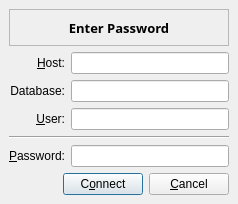
<ui version="4.0" >
 <class>Dialog</class>
 <widget class="QDialog" name="Dialog" >
  <property name="geometry" >
   <rect>
    <x>0</x>
    <y>0</y>
    <width>238</width>
    <height>204</height>
   </rect>
  </property>
  <property name="windowTitle" >
   <string>Connect to Zeugs</string>
  </property>
  <property name="windowIcon" >
   <iconset/>
  </property>
  <layout class="QGridLayout" >
   <property name="margin" >
    <number>9</number>
   </property>
   <property name="spacing" >
    <number>6</number>
   </property>
   <item row="6" column="0" colspan="2" >
    <layout class="QHBoxLayout" >
     <property name="margin" >
      <number>0</number>
     </property>
     <property name="spacing" >
      <number>6</number>
     </property>
     <item>
      <spacer>
       <property name="orientation" >
        <enum>Qt::Horizontal</enum>
       </property>
       <property name="sizeHint" >
        <size>
         <width>40</width>
         <height>20</height>
        </size>
       </property>
      </spacer>
     </item>
     <item>
      <widget class="QPushButton" name="pushButton_connect" >
       <property name="text" >
        <string>C&amp;onnect</string>
       </property>
      </widget>
     </item>
     <item>
      <widget class="QPushButton" name="pushButton_cancel" >
       <property name="text" >
        <string>&amp;Cancel</string>
       </property>
      </widget>
     </item>
    </layout>
   </item>
   <item row="5" column="1" >
    <widget class="QLineEdit" name="lineEdit_pw" >
     <property name="echoMode" >
      <enum>QLineEdit::Password</enum>
     </property>
    </widget>
   </item>
   <item row="5" column="0" >
    <widget class="QLabel" name="label" >
     <property name="text" >
      <string>&amp;Password:</string>
     </property>
     <property name="alignment" >
      <set>Qt::AlignRight|Qt::AlignTrailing|Qt::AlignVCenter</set>
     </property>
     <property name="buddy" >
      <cstring>lineEdit_pw</cstring>
     </property>
    </widget>
   </item>
   <item row="4" column="0" colspan="2" >
    <widget class="Line" name="line" >
     <property name="orientation" >
      <enum>Qt::Horizontal</enum>
     </property>
    </widget>
   </item>
   <item row="3" column="1" >
    <widget class="QLineEdit" name="lineEdit_user" >
     <property name="readOnly" >
      <bool>true</bool>
     </property>
    </widget>
   </item>
   <item row="3" column="0" >
    <widget class="QLabel" name="label_2" >
     <property name="text" >
      <string>&amp;User:</string>
     </property>
     <property name="alignment" >
      <set>Qt::AlignRight|Qt::AlignTrailing|Qt::AlignVCenter</set>
     </property>
     <property name="buddy" >
      <cstring>lineEdit_user</cstring>
     </property>
    </widget>
   </item>
   <item row="2" column="1" >
    <widget class="QLineEdit" name="lineEdit_name" >
     <property name="readOnly" >
      <bool>true</bool>
     </property>
    </widget>
   </item>
   <item row="2" column="0" >
    <widget class="QLabel" name="label_5" >
     <property name="text" >
      <string>Database:</string>
     </property>
     <property name="alignment" >
      <set>Qt::AlignRight|Qt::AlignTrailing|Qt::AlignVCenter</set>
     </property>
     <property name="buddy" >
      <cstring>lineEdit_name</cstring>
     </property>
    </widget>
   </item>
   <item row="1" column="0" >
    <widget class="QLabel" name="label_3" >
     <property name="text" >
      <string>&amp;Host:</string>
     </property>
     <property name="alignment" >
      <set>Qt::AlignRight|Qt::AlignTrailing|Qt::AlignVCenter</set>
     </property>
     <property name="buddy" >
      <cstring>lineEdit_host</cstring>
     </property>
    </widget>
   </item>
   <item row="1" column="1" >
    <widget class="QLineEdit" name="lineEdit_host" >
     <property name="readOnly" >
      <bool>true</bool>
     </property>
    </widget>
   </item>
   <item row="0" column="0" colspan="2" >
    <widget class="QLabel" name="label_4" >
     <property name="font" >
      <font>
       <family>Sans Serif</family>
       <pointsize>10</pointsize>
       <weight>75</weight>
       <bold>true</bold>
       <underline>false</underline>
      </font>
     </property>
     <property name="frameShape" >
      <enum>QFrame::StyledPanel</enum>
     </property>
     <property name="frameShadow" >
      <enum>QFrame::Raised</enum>
     </property>
     <property name="lineWidth" >
      <number>2</number>
     </property>
     <property name="text" >
      <string>Enter Password</string>
     </property>
     <property name="scaledContents" >
      <bool>false</bool>
     </property>
     <property name="alignment" >
      <set>Qt::AlignCenter</set>
     </property>
    </widget>
   </item>
  </layout>
 </widget>
 <resources/>
 <connections>
  <connection>
   <sender>pushButton_connect</sender>
   <signal>clicked()</signal>
   <receiver>Dialog</receiver>
   <slot>accept()</slot>
   <hints>
    <hint type="sourcelabel" >
     <x>98</x>
     <y>143</y>
    </hint>
    <hint type="destinationlabel" >
     <x>37</x>
     <y>143</y>
    </hint>
   </hints>
  </connection>
  <connection>
   <sender>pushButton_cancel</sender>
   <signal>clicked()</signal>
   <receiver>Dialog</receiver>
   <slot>reject()</slot>
   <hints>
    <hint type="sourcelabel" >
     <x>183</x>
     <y>147</y>
    </hint>
    <hint type="destinationlabel" >
     <x>229</x>
     <y>143</y>
    </hint>
   </hints>
  </connection>
 </connections>
</ui>
